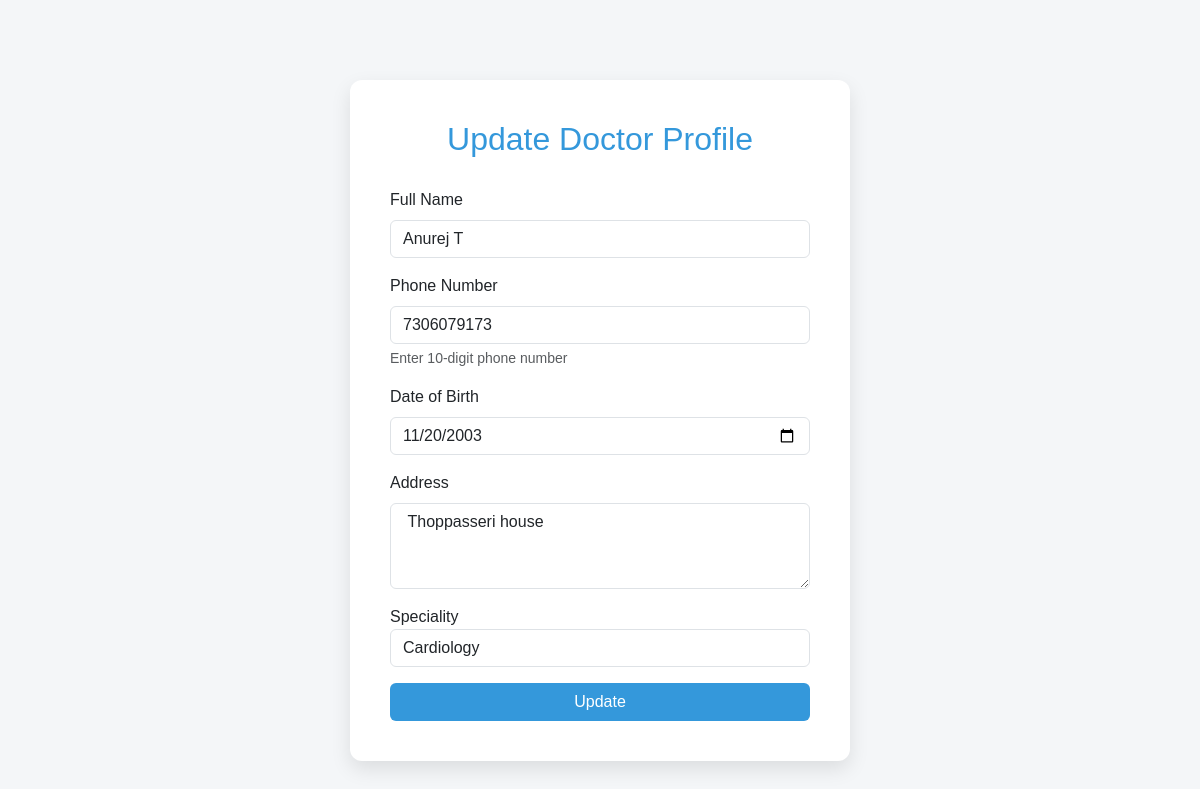
/update_doctor (signed in), run on an earlier commit of the app's database.
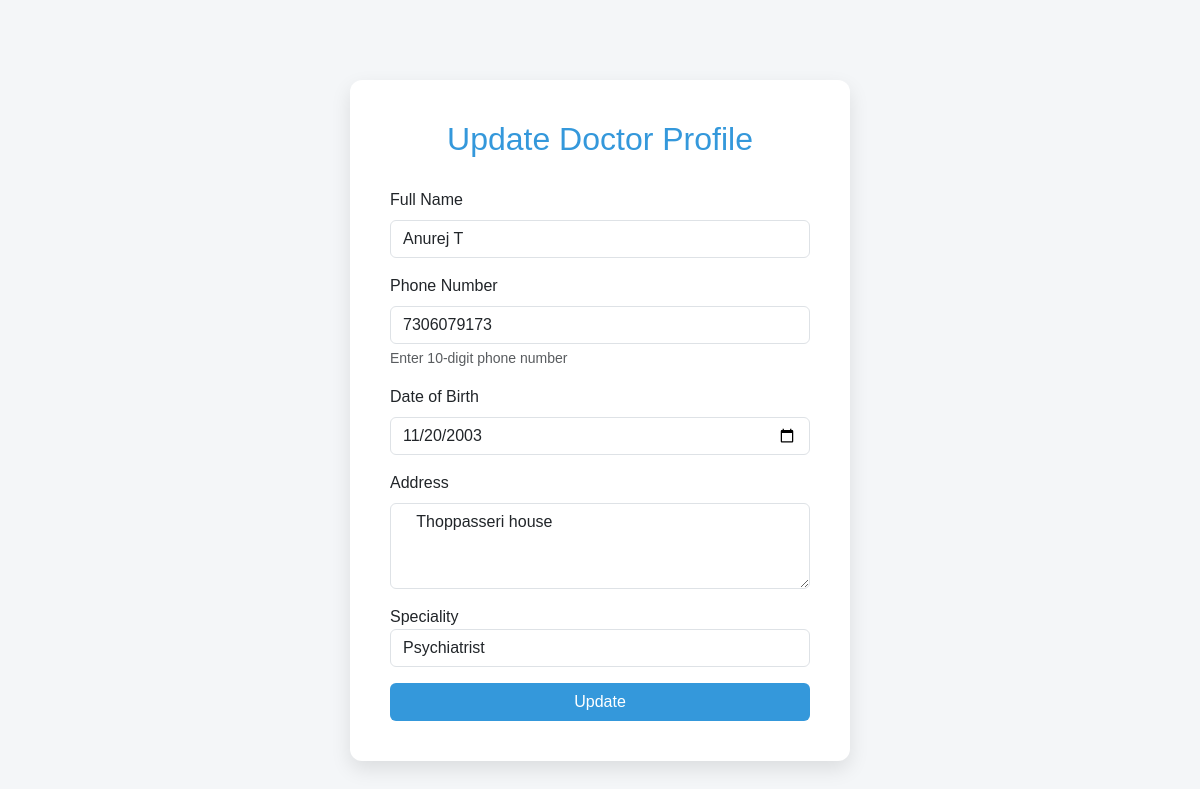
And on a later commit of the database.
### models.py (models this page shows)
class Doctor(db.Model):
    id = db.Column(db.Integer, primary_key = True)
    full_name = db.Column(db.String())
    phone_no = db.Column(db.String(), unique = True, nullable = False)
    dob = db.Column(db.Date)
    address = db.Column(db.String())
    password = db.Column(db.String())
    doct_id = db.Column(db.String(), unique = True)
    specialization = db.Column(db.String())
    is_approved = db.Column(db.Boolean, default = False)
    appointments = db.relationship('Appointment', backref='doctor')

### app.py (the view, shortened to what this page needs)
@app.route('/update_doctor', methods = ['GET', 'POST'])
def update_doctor():
    doctor_id = session.get('doctor_id')
    doctor = Doctor.query.filter_by(id = doctor_id).first()
    if not doctor:
        flash("Doctor not found.")
        return redirect('/doclogged')
    return render_template('update_doc.html', doctor = doctor)

### templates/update_doc.html (shortened to what this page needs)
<!DOCTYPE html>
<html lang="en">
<head>
    <link href="https://cdn.jsdelivr.net/npm/bootstrap@5.3.3/dist/css/bootstrap.min.css" rel="stylesheet">
</head>
<body>
    <div class="form-container">
        <h2>Update Doctor Profile</h2>
        <form action="/update_doctor" method="POST">
            <div class="mb-3">
                <label for="fullName" class="form-label">Full Name</label>
                <input type="text" id="fullName" name="full_name" class="form-control" value = "{{ doctor.full_name }}"required>
            </div>
            <div class="mb-3">
                <label for="phone" class="form-label">Phone Number</label>
                <input type="tel" id="phone" name="phone" class="form-control" pattern="[0-9]{10}" value = "{{ doctor.phone_no }}"required>
                <div class="form-text">Enter 10-digit phone number</div>
            </div>
            <div class="mb-3">
                <label for="dob" class="form-label">Date of Birth</label>
                <input type="date" id="dob" name="dob" class="form-control" value="{{ doctor.dob }}" required>
            </div>
            <div class="mb-3">
                <label for="address" class="form-label">Address</label>
                <textarea id="address" name="address" class="form-control" rows="3" required> {{ doctor.address }}</textarea>
            </div>
            <div class="mb-3">
                <label for="speciality">Speciality</label>
                <select name="speciality" id="speciality" class="form-control" required>
                    <option value="cardiology"
                            {% if 'cardiology' in doctor.specialization %}
                            selected
                            {% endif %}>
                        Cardiology
                    </option>
                    <option value="psychiatrist"
                            {% if 'psychiatrist' in doctor.specialization %}
                            selected
                            {% endif %}>
                        Psychiatrist
                    </option>
                </select>
            </div>
            <input type="submit" class="btn btn-custom w-100" name="submit" value="Update">
        </form>
    </div>
</body>
</html>

What changed in the data, as far as the page shows it:
changed Doctor "Anurej T": speciality "Cardiology" → "Psychiatrist"
